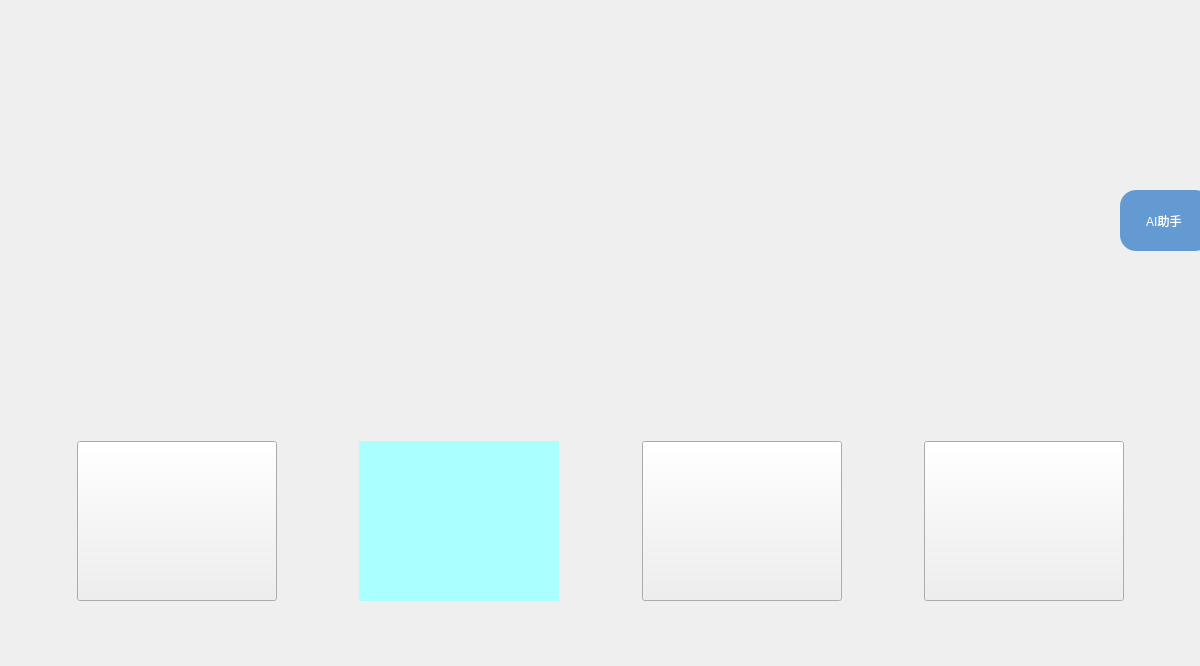
<?xml version="1.0" encoding="UTF-8"?>
<ui version="4.0">
 <class>Homepage</class>
 <widget class="QWidget" name="Homepage">
  <property name="geometry">
   <rect>
    <x>0</x>
    <y>0</y>
    <width>1200</width>
    <height>666</height>
   </rect>
  </property>
  <property name="minimumSize">
   <size>
    <width>1200</width>
    <height>666</height>
   </size>
  </property>
  <property name="maximumSize">
   <size>
    <width>1200</width>
    <height>16777215</height>
   </size>
  </property>
  <property name="windowTitle">
   <string>视唱练耳小助手</string>
  </property>
  <widget class="QWidget" name="layoutWidget">
   <property name="geometry">
    <rect>
     <x>0</x>
     <y>370</y>
     <width>1201</width>
     <height>302</height>
    </rect>
   </property>
   <layout class="QHBoxLayout" name="horizontalLayout">
    <item>
     <spacer name="horizontalSpacer_4">
      <property name="orientation">
       <enum>Qt::Orientation::Horizontal</enum>
      </property>
      <property name="sizeHint" stdset="0">
       <size>
        <width>40</width>
        <height>20</height>
       </size>
      </property>
     </spacer>
    </item>
    <item>
     <widget class="QPushButton" name="OpenSing">
      <property name="minimumSize">
       <size>
        <width>200</width>
        <height>160</height>
       </size>
      </property>
      <property name="maximumSize">
       <size>
        <width>200</width>
        <height>160</height>
       </size>
      </property>
      <property name="styleSheet">
       <string notr="true">color: rgb(0, 255, 255);</string>
      </property>
      <property name="text">
       <string/>
      </property>
     </widget>
    </item>
    <item>
     <spacer name="horizontalSpacer">
      <property name="orientation">
       <enum>Qt::Orientation::Horizontal</enum>
      </property>
      <property name="sizeHint" stdset="0">
       <size>
        <width>40</width>
        <height>20</height>
       </size>
      </property>
     </spacer>
    </item>
    <item>
     <widget class="QPushButton" name="OpenListen">
      <property name="minimumSize">
       <size>
        <width>200</width>
        <height>160</height>
       </size>
      </property>
      <property name="styleSheet">
       <string notr="true">QPushButton
{
	border-image: url(:/MyPicture/1.png);
	border:none;
	background-color: rgb(170, 255, 255);
	
}</string>
      </property>
      <property name="text">
       <string/>
      </property>
     </widget>
    </item>
    <item>
     <spacer name="horizontalSpacer_2">
      <property name="orientation">
       <enum>Qt::Orientation::Horizontal</enum>
      </property>
      <property name="sizeHint" stdset="0">
       <size>
        <width>40</width>
        <height>20</height>
       </size>
      </property>
     </spacer>
    </item>
    <item>
     <widget class="QPushButton" name="OpenWrite">
      <property name="sizePolicy">
       <sizepolicy hsizetype="Fixed" vsizetype="Fixed">
        <horstretch>0</horstretch>
        <verstretch>0</verstretch>
       </sizepolicy>
      </property>
      <property name="minimumSize">
       <size>
        <width>200</width>
        <height>160</height>
       </size>
      </property>
      <property name="maximumSize">
       <size>
        <width>200</width>
        <height>160</height>
       </size>
      </property>
      <property name="text">
       <string/>
      </property>
     </widget>
    </item>
    <item>
     <spacer name="horizontalSpacer_3">
      <property name="orientation">
       <enum>Qt::Orientation::Horizontal</enum>
      </property>
      <property name="sizeHint" stdset="0">
       <size>
        <width>40</width>
        <height>20</height>
       </size>
      </property>
     </spacer>
    </item>
    <item>
     <widget class="QPushButton" name="OpenLog">
      <property name="minimumSize">
       <size>
        <width>200</width>
        <height>160</height>
       </size>
      </property>
      <property name="maximumSize">
       <size>
        <width>200</width>
        <height>160</height>
       </size>
      </property>
      <property name="text">
       <string/>
      </property>
     </widget>
    </item>
    <item>
     <spacer name="horizontalSpacer_5">
      <property name="orientation">
       <enum>Qt::Orientation::Horizontal</enum>
      </property>
      <property name="sizeHint" stdset="0">
       <size>
        <width>40</width>
        <height>20</height>
       </size>
      </property>
     </spacer>
    </item>
   </layout>
  </widget>
  <widget class="QPushButton" name="OpenAIAssistant">
   <property name="geometry">
    <rect>
     <x>1120</x>
     <y>190</y>
     <width>91</width>
     <height>61</height>
    </rect>
   </property>
   <property name="styleSheet">
    <string notr="true">QPushButton {
	font: 12pt &quot;方正小标宋简体&quot;;
     color: #ffffff;
     background-color: #639AD1;
     border-radius: 16px;
     border: none;
}
QPushButton:hover {
    background-color: #7FB3E6;
}
QPushButton:pressed {
    background-color: #4976A5;
}
   
     </string>
   </property>
   <property name="text">
    <string>AI助手 </string>
   </property>
  </widget>
 </widget>
 <resources/>
 <connections/>
</ui>
